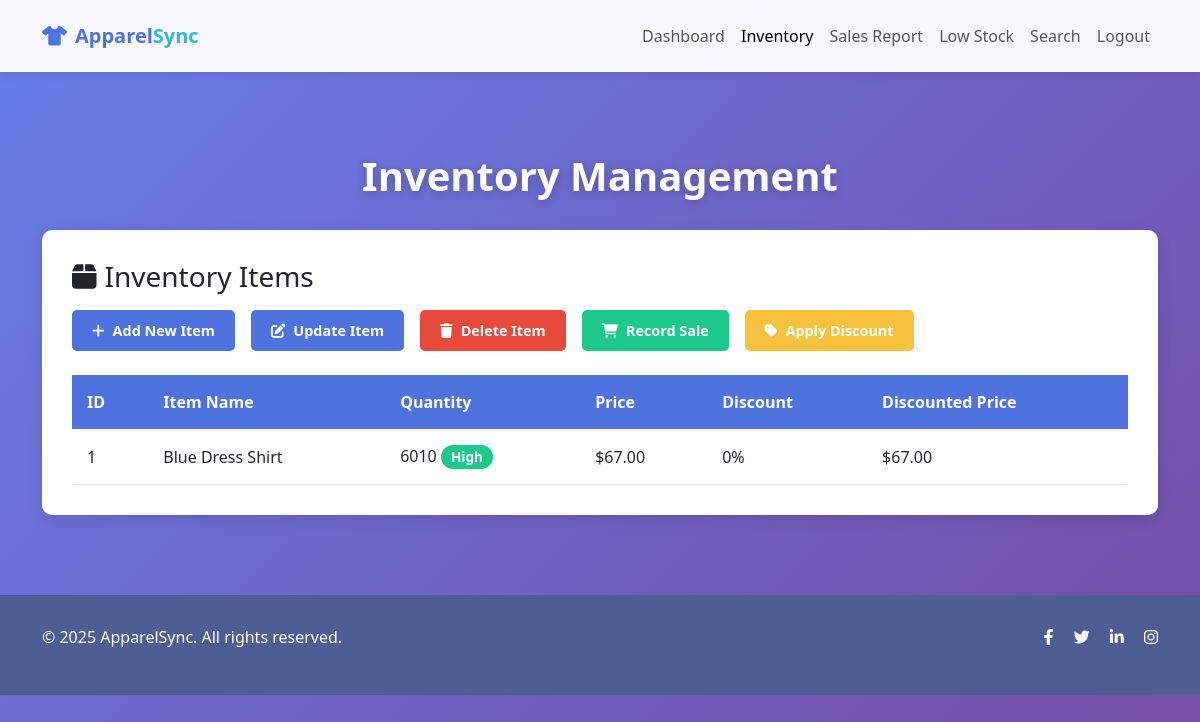
Page /dashboard/view_inventory (signed in) on the committed database.
### models.py (models this page shows)
class InventoryItem(db.Model):
    id = db.Column(db.Integer, primary_key=True)
    item_name = db.Column(db.String(100), nullable=False)
    quantity = db.Column(db.Integer, nullable=False)
    price = db.Column(db.Float, nullable=False)
    discount = db.Column(db.Float, default=0.0)
    sales = db.relationship('Sale', backref='item', lazy=True)
    low_stock_alerts = db.relationship('LowStock', backref='item', lazy=True)

### routes.py (the view)
@app.route('/dashboard/view_inventory', methods=['GET'])
@login_required
def view_inventory():
    inventory = InventoryItem.query.all()
    return render_template('view_inventory.html', inventory=inventory)

### app.py (called while the page is built)
@login_manager.user_loader
def load_user(user_id):
    return User.query.get(int(user_id))

### templates/view_inventory.html (shortened to what this page needs)
<!DOCTYPE html>
<html lang="en">
<head>
    <link href="https://cdn.jsdelivr.net/npm/bootstrap@5.3.0-alpha1/dist/css/bootstrap.min.css" rel="stylesheet">
    <link rel="stylesheet" href="https://cdnjs.cloudflare.com/ajax/libs/font-awesome/6.0.0/css/all.min.css">
</head>
<body>
    <nav class="navbar navbar-expand-lg navbar-light py-3">
        <div class="container">
            <a class="navbar-brand" href="{{ url_for('home') }}"><i class="fas fa-tshirt me-2"></i>Apparel<span>Sync</span></a>
            <div class="collapse navbar-collapse" id="navbarNav">
                <ul class="navbar-nav ms-auto">
                    <li class="nav-item">
                        <a class="nav-link" href="{{ url_for('dashboard') }}">Dashboard</a>
                    </li>
                    <li class="nav-item">
                        <a class="nav-link active" href="{{ url_for('view_inventory') }}">Inventory</a>
                    </li>
                    <li class="nav-item">
                        <a class="nav-link" href="{{ url_for('sales_report') }}">Sales Report</a>
                    </li>
                    <li class="nav-item">
                        <a class="nav-link" href="{{ url_for('low_stock') }}">Low Stock</a>
                    </li>
                    <li class="nav-item">
                        <a class="nav-link" href="{{ url_for('search') }}">Search</a>
                    </li>
                    <li class="nav-item">
                        <a class="nav-link" href="{{ url_for('logout') }}">Logout</a>
                    </li>
                </ul>
            </div>
        </div>
    </nav>
    <section class="content-section">
        <div class="container">
            <h1 class="page-title">Inventory Management</h1>
            <div class="inventory-card">
                <div class="mb-4">
                    <h3 class="mb-3"><i class="fas fa-box me-2"></i>Inventory Items</h3>
                    <div class="action-buttons">
                        <a href="{{ url_for('add_item') }}" class="btn btn-add btn-action">
                            <i class="fas fa-plus me-2"></i>Add New Item
                        </a>
                        <a href="{{ url_for('update_item_record') }}" class="btn btn-edit btn-action">
                            <i class="fas fa-edit me-2"></i>Update Item
                        </a>
                        <a href="{{ url_for('delete_item') }}" class="btn btn-delete btn-action">
                            <i class="fas fa-trash me-2"></i>Delete Item
                        </a>
                        <a href="{{ url_for('add_sales') }}" class="btn btn-sale btn-action">
                            <i class="fas fa-shopping-cart me-2"></i>Record Sale
                        </a>
                        <a href="{{ url_for('apply_discount') }}" class="btn btn-discount btn-action">
                            <i class="fas fa-tag me-2"></i>Apply Discount
                        </a>
                    </div>
                </div>
                <div class="table-responsive">
                    {% if inventory %}
                        <table class="inventory-table">
                            <thead>
                                <tr>
                                    <th>ID</th>
                                    <th>Item Name</th>
                                    <th>Quantity</th>
                                    <th>Price</th>
                                    <th>Discount</th>
                                    <th>Discounted Price</th>
                                </tr>
                            </thead>
                            <tbody>
                                {% for item in inventory %}
                                <tr>
                                    <td>{{ item.id }}</td>
                                    <td>{{ item.item_name }}</td>
                                    <td>
                                        {{ item.quantity }}
                                        {% if item.quantity > 20 %}
                                            <span class="badge badge-stock badge-high">High</span>
                                        {% elif item.quantity > 10 %}
                                            <span class="badge badge-stock badge-medium">Medium</span>
                                        {% else %}
                                            <span class="badge badge-stock badge-low">Low</span>
                                        {% endif %}
                                    </td>
                                    <td>${{ "%.2f"|format(item.price) }}</td>
                                    <td>{{ "%.0f"|format(item.discount) }}%</td>
                                    <td>
                                        {% if item.discount > 0 %}
                                            <span class="price-discounted">${{ "%.2f"|format(item.price - (item.price * item.discount / 100)) }}</span>
                                            <div><small class="original-price">${{ "%.2f"|format(item.price) }}</small></div>
                                        {% else %}
                                            ${{ "%.2f"|format(item.price) }}
                                        {% endif %}
                                    </td>
                                </tr>
                                {% endfor %}
                            </tbody>
                        </table>
                    {% else %}
                        <div class="no-items">
                            <i class="fas fa-box-open fa-4x mb-3"></i>
                            <h4>No inventory items found</h4>
                            <p>Start by adding your first inventory item.</p>
                        </div>
                    {% endif %}
                </div>
            </div>
        </div>
    </section>
    <footer>
        <div class="container">
            <div class="row">
                <div class="col-md-6">
                    <p>&copy; 2025 ApparelSync. All rights reserved.</p>
                </div>
                <div class="col-md-6 text-md-end">
                    <a href="#" class="text-white me-3"><i class="fab fa-facebook-f"></i></a>
                    <a href="#" class="text-white me-3"><i class="fab fa-twitter"></i></a>
                    <a href="#" class="text-white me-3"><i class="fab fa-linkedin-in"></i></a>
                    <a href="#" class="text-white"><i class="fab fa-instagram"></i></a>
                </div>
            </div>
        </div>
    </footer>
</body>
</html>

### templates/view_inventory.html (style rules this page uses)
:root { --primary-color: #4e73df; --secondary-color: #f8f9fc; --accent-color: #36b9cc; --dark-color: #5a5c69; --light-color: #f8f9fc; }
body { background: linear-gradient(135deg, #667eea 0%, #764ba2 100%); min-height: 100vh; font-family: 'Segoe UI', Tahoma, Geneva, Verdana, sans-serif; }
.navbar { background-color: rgba(255, 255, 255, 0.95); box-shadow: 0 2px 10px rgba(0, 0, 0, 0.1); }
.navbar-brand { font-weight: 700; color: var(--primary-color); }
.navbar-brand span { color: var(--accent-color); }
.content-section { padding: 80px 0; }
.page-title { color: white; font-weight: 700; text-shadow: 0 2px 10px rgba(0, 0, 0, 0.2); margin-bottom: 30px; text-align: center; }
.inventory-card { background-color: white; border-radius: 10px; padding: 30px; box-shadow: 0 5px 15px rgba(0, 0, 0, 0.1); }
.inventory-table { width: 100%; }
.inventory-table th { background-color: var(--primary-color); color: white; padding: 15px; font-weight: 600; }
.inventory-table td { padding: 15px; vertical-align: middle; }
.inventory-table tbody tr { border-bottom: 1px solid #e3e6f0; }
.badge-stock { font-size: 0.85rem; padding: 5px 10px; border-radius: 30px; }
.badge-high { background-color: #1cc88a; color: white; }
.btn-action { padding: 10px 20px; border-radius: 5px; font-size: 0.9rem; margin-right: 8px; font-weight: 600; }
.btn-add { background-color: var(--primary-color); color: white; border: none; }
.btn-edit { background-color: var(--primary-color); color: white; border: none; }
.btn-delete { background-color: #e74a3b; color: white; border: none; }
.btn-sale { background-color: #1cc88a; color: white; border: none; }
.btn-discount { background-color: #f6c23e; color: white; border: none; }
.table-responsive { overflow-x: auto; }
footer { background-color: #4e5d94; color: white; padding: 30px 0; }
.action-buttons { display: flex; flex-wrap: wrap; gap: 8px; margin-bottom: 20px; }

### rows in the picture
InventoryItem: id "1", item_name "Blue Dress Shirt", quantity "6010", shows "High", price "67.00", discount "0"
